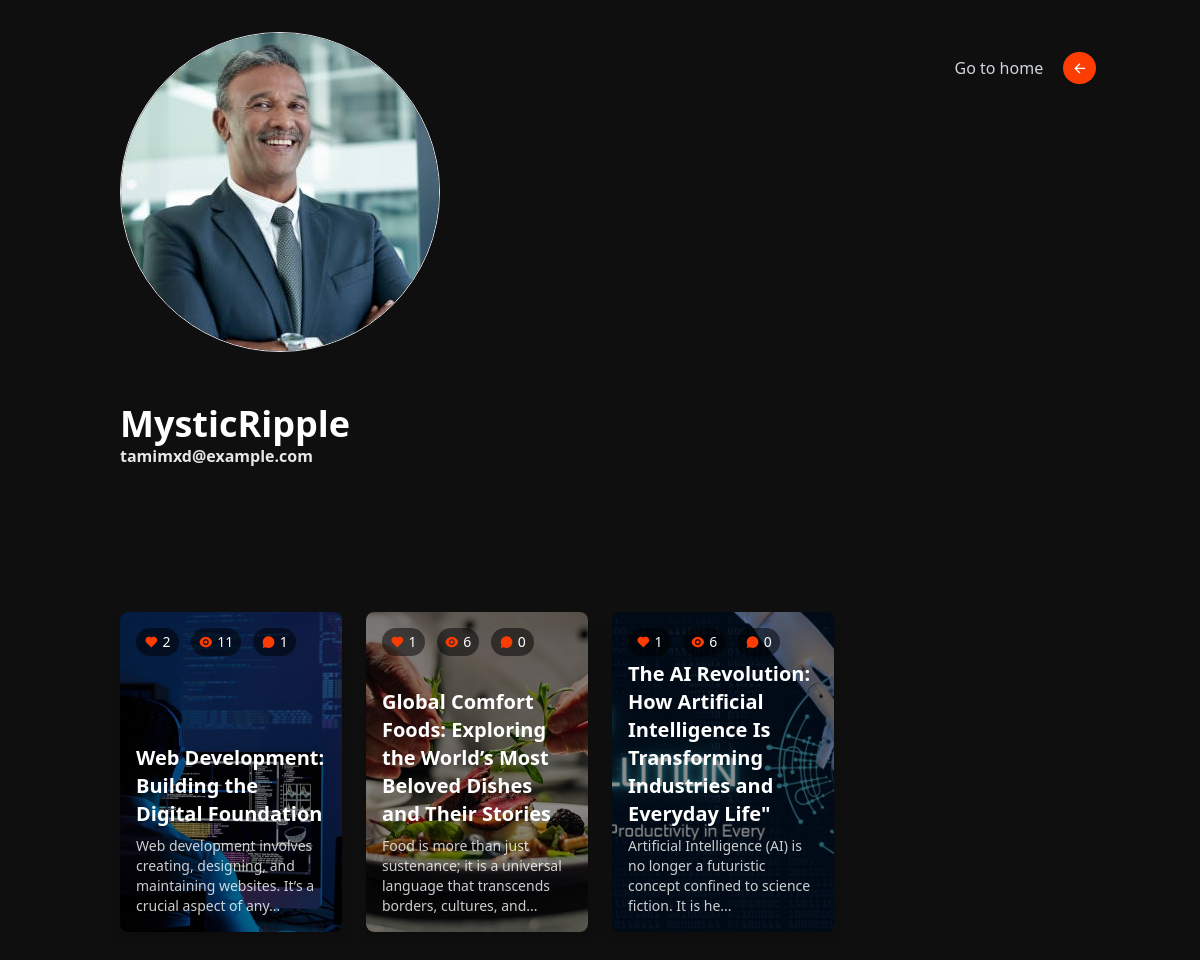
The app's page /user/3/ (signed in), older data.
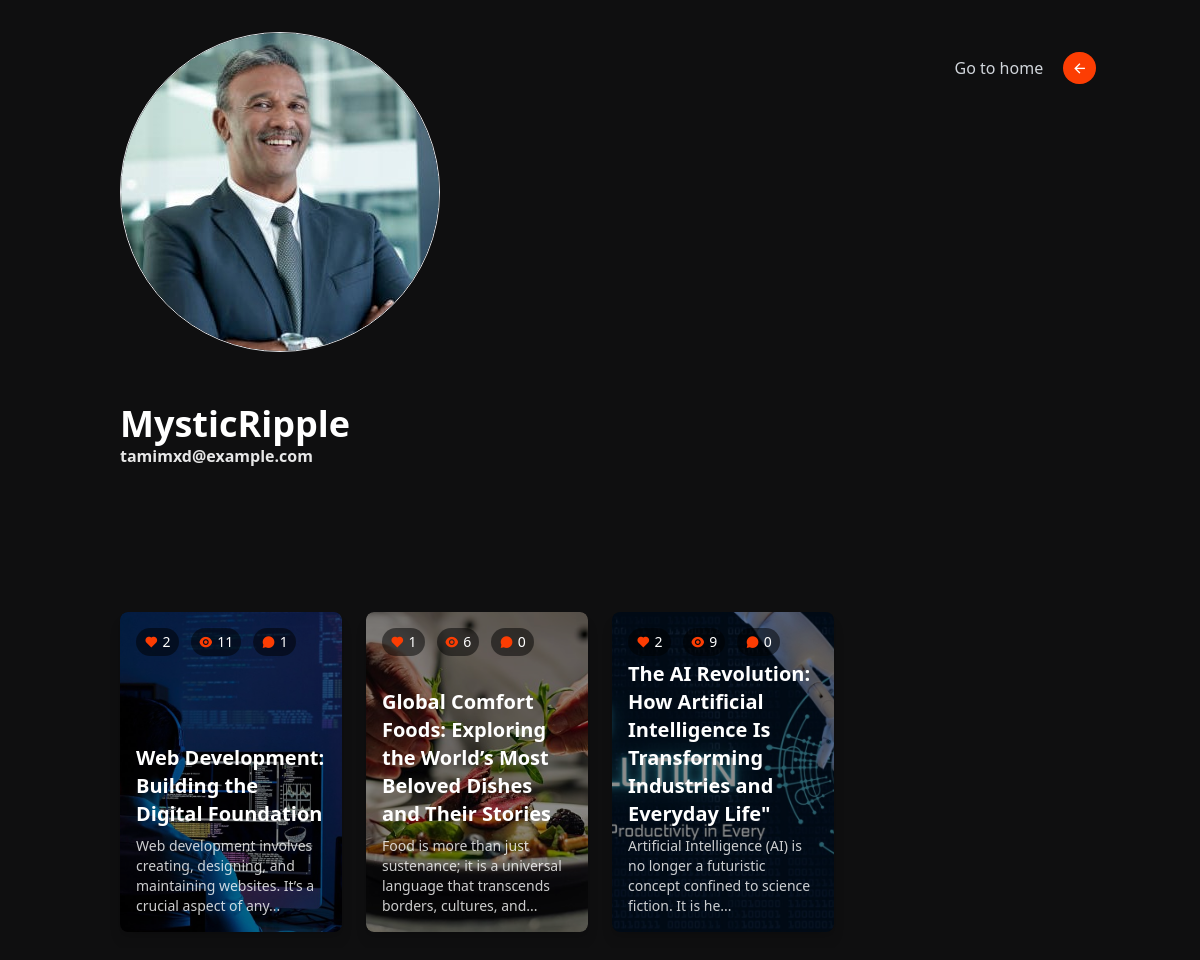
The same page, newer data.
### blog/models.py (models this page shows, shortened)
class Post(models.Model):
    user = models.ForeignKey(User, on_delete=models.CASCADE)
    category = models.ForeignKey(Category, on_delete=models.CASCADE, related_name="posts")
    title = models.CharField(max_length=255)
    image = models.ImageField(upload_to="post_images/")
    description = models.TextField()
    created_date = models.DateField(default=now)
    created_time = models.TimeField(default=now)
    view_count = models.PositiveIntegerField(default=0)
    def like_count(self):
        return self.likes.count()

### blog/views.py (the view)
# urls.py: path("user/<int:user_id>/", user_posts, name="user_posts"),
@login_required
def user_posts(request, user_id):
    user = get_object_or_404(User, id=user_id)
    posts = Post.objects.filter(user=user).order_by("-created_date")
    return render(request, "blog/user_posts.html", {"user": user, "posts": posts})

### blog/templates/blog/user_posts.html (shortened to what this page needs)
<!DOCTYPE html>
<html lang="en">
<head>
    <link href="https://cdnjs.cloudflare.com/ajax/libs/font-awesome/6.0.0-beta3/css/all.min.css" rel="stylesheet">
    <script src="https://cdn.tailwindcss.com"></script>
    <link href="https://cdn.jsdelivr.net/npm/daisyui@4.12.23/dist/full.min.css" rel="stylesheet" type="text/css" />
    <link rel="stylesheet" href="https://cdn.jsdelivr.net/npm/remixicon/fonts/remixicon.css">
</head>
<body class="bg-[#0f0f10]">
    <div class="container mx-auto p-4 min-h-screen">
        <div class="flex justify-between w-full">
            <div class="flex flex-col gap-3 p-4">
                {% if user.profile.profile_picture %}
                    <img src="{{ user.profile.profile_picture.url }}" alt="{{ user.username }}" class="w-80 h-80 rounded-full object-cover border">
                {% else %}
                    <div class="w-10 h-10 rounded-full bg-gray-300 flex items-center justify-center text-gray-600">?</div>
                {% endif %}
                <div class="mt-10">
                    <p class="text-4xl font-semibold text-white">{{ user.username }}</p>
                    <p class="font-semibold text-white/90">{{ user.email }}</p>
                </div>
            </div>
             <div class="pt-10">
                <a href="{% url 'home_page' %}" class="text-gray-300">Go to home  <i class="ri-arrow-left-line text-white p-2 bg-[#fc3d03] rounded-full ml-4"></i></a href="url 'home_page">
             </div>
        </div>
        <div class="relative w-full overflow-hidden">
            <div id="slider-container" class="grid grid-cols-1 sm:grid-cols-2 md:grid-cols-3 lg:grid-cols-4 gap-6 p-4 mt-28">
                {% for post in posts %}
                <a href="{% url 'post_details' post.id %}" class="block w-full transform transition-transform duration-300 hover:scale-105">
                    <div class="relative w-full rounded-lg overflow-hidden shadow-lg group">
                        <img src="{{ post.image.url }}" alt="{{ post.title }}" class="w-full h-64 md:h-80 object-cover rounded-lg">
                        <div class="absolute inset-0 bg-black/45 opacity-100 group-hover:opacity-0 transition-opacity duration-500"></div>
                        <div class="absolute inset-0 flex flex-col justify-end p-4 opacity-100 group-hover:opacity-0 transition-opacity duration-500">
                            <span class="text-white text-xl font-bold">{{ post.title }}</span>
                            <p class="text-white/80 text-sm mt-2">{{ post.description|slice:":100" }}...</p>
                        </div>
                        <div class="absolute top-4 left-4 flex gap-3 text-white">
                            <span class="flex items-center gap-1 text-sm bg-black/50 px-2 py-1 rounded-full">
                                <i class="ri-heart-fill text-[#fc3d03]"></i>{{ post.like_count }}
                            </span>
                            <span class="flex items-center gap-1 text-sm bg-black/50 px-2 py-1 rounded-full">
                                <i class="ri-eye-fill text-[#fc3d03]"></i>{{ post.view_count }}
                            </span>
                            <span class="flex items-center gap-1 text-sm bg-black/50 px-2 py-1 rounded-full">
                                <i class="ri-chat-3-fill text-[#fc3d03]"></i>{{ post.comments.count }}
                            </span>
                        </div>
                    </div>
                </a>
                {% endfor %}
            </div>
        </div>
    </div>
</body>
</html>

Row changes from the older to the newer data that the page shows:
changed Post (number 3 of 3 on the later page): like_count "1" → "2"; view_count "6" → "9"
